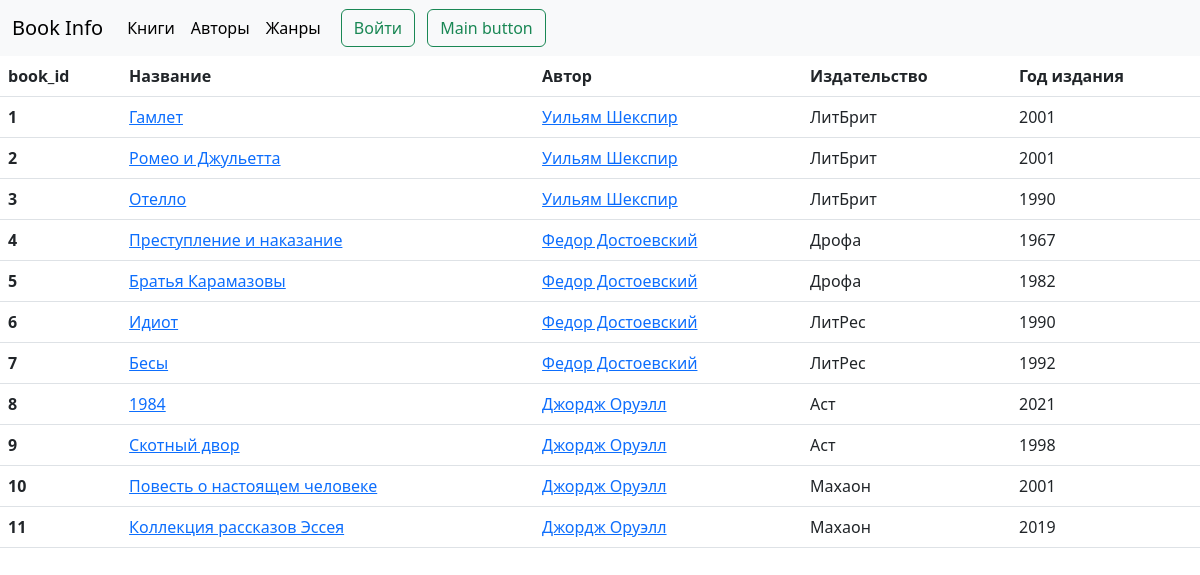
The app's page /book_list/, older data.
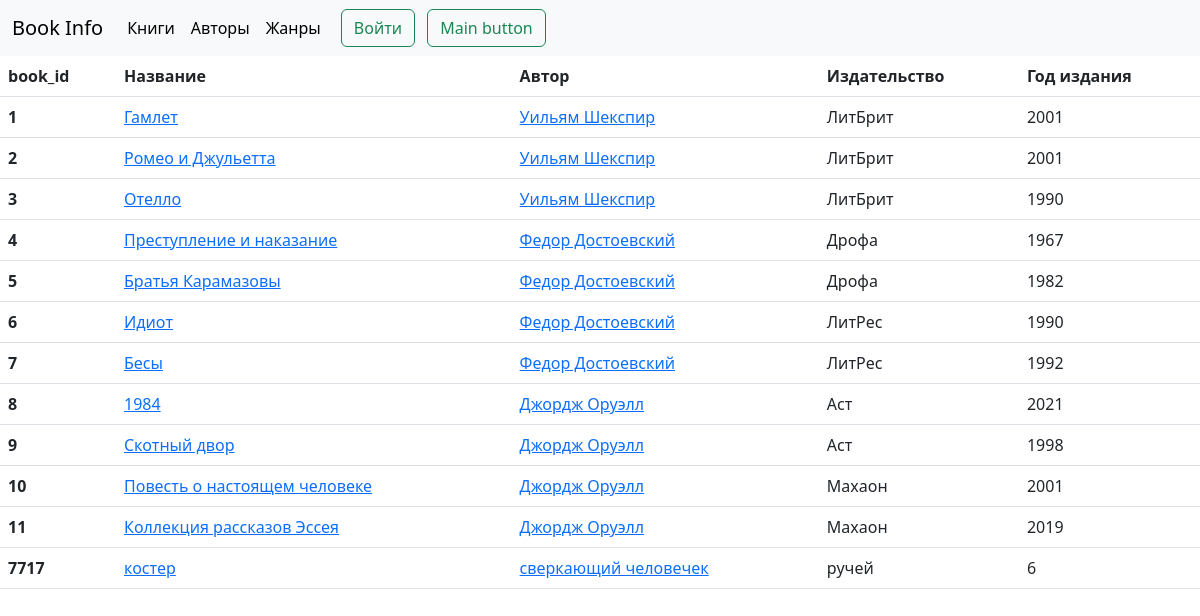
The same page, newer data.
### book/models.py (models this page shows, shortened)
class Book(models.Model):
    book_id = models.AutoField(primary_key=True)
    title = models.CharField('Название', max_length=255)
    slug = models.SlugField(max_length=255, unique=True)
    author_id = models.ForeignKey(
        Author,
        on_delete=models.CASCADE,
        related_name='author_book')
    genre_id = models.ManyToManyField(
        Genre,
        related_name='genre_book')
    publishing_house = models.CharField(
        'Издательство',
        max_length=255)
    year_publishing = models.IntegerField(
        'Год издания',
        blank=True,
        null=True)
    reader = models.ForeignKey(
        User, on_delete=models.CASCADE,
        related_name='reader_book',
        blank=True,
        null=True)

class Author(models.Model):
    author_id = models.AutoField(primary_key=True)
    name = models.CharField('Имя', max_length=255)
    surname = models.CharField('Фамилия', max_length=255)
    date_birth = models.DateField('Дата рождения', blank=True, null=True)
    slug = models.SlugField(
        max_length=255,
        unique=True,
        null=False,
        blank=False)
    def __str__(self):
        return (self.name + ' ' + self.surname)

### book/views.py (the view)
# urls.py: path('book_list/', views.TotalList.as_view(),
class TotalList(TitleMixin, ListView):
    model = models.Book
    template_name = 'book/list.html'
    title = 'Список книг'
    def get_queryset(self):
        title = self.request.GET.get('title')
        qs = models.Book.objects.all()
        if title:
            return qs.filter(title__icontains=title)
        return qs
    def get_context_data(self, **kwargs):
        context = super().get_context_data(**kwargs)
        context['form'] = forms.BookSearch(self.request.GET or None)
        list_type = self.kwargs['list_type']
        context['class_name'] = list_type
        if list_type == 'book_list':
            book_list = Book.objects.all()
            context['book_list'] = book_list
        elif list_type == 'author_list':
            author_list = Author.objects.all()
            context['author_list'] = author_list
        elif list_type == 'genre_list':
            genre_list = Genre.objects.all()
            context['genre_list'] = genre_list
        return context

### book/views.py (called while the page is built)
    def get_title(self):
        return self.title

    def get_context_data(self, **kwargs):
        context = super().get_context_data(**kwargs)
        context['title'] = self.get_title()
        return context

### book/templates/book/list.html (shortened to what this page needs)
{% extends 'book/base.html'%}
{% block content %}
{% if class_name == 'book_list' %}
<table class="table">
  <thead>
    <tr>
      <th scope="col">book_id</th>
      <th scope="col">Название</th>
      <th scope="col">Автор</th>
      <th scope="col">Издательство</th>
      <th scope="col">Год издания</th>
    </tr>
  </thead>
  <tbody>
        {% for book in book_list %}
    <tr>
      <th scope="row">{{ book.book_id }}</th>
      <td><a href="{% url 'book:book' slug=book.slug %}">{{book.title}}</a></td>
      <td><a href="{% url 'book:author' slug=book.author_id.slug %}">{{book.author_id}}</a></td>
      <td>{{book.publishing_house}}</td>
      <td>{{book.year_publishing}}</td>
    </tr>
  {% endfor %}
        </tbody>
  {% endif %}
</table>
{% endblock %}

Row changes from the older to the newer data that the page shows:
added Book: book_id "7717", title "костер", author_id "сверкающий человечек", publishing_house "ручей", year_publishing "6"
